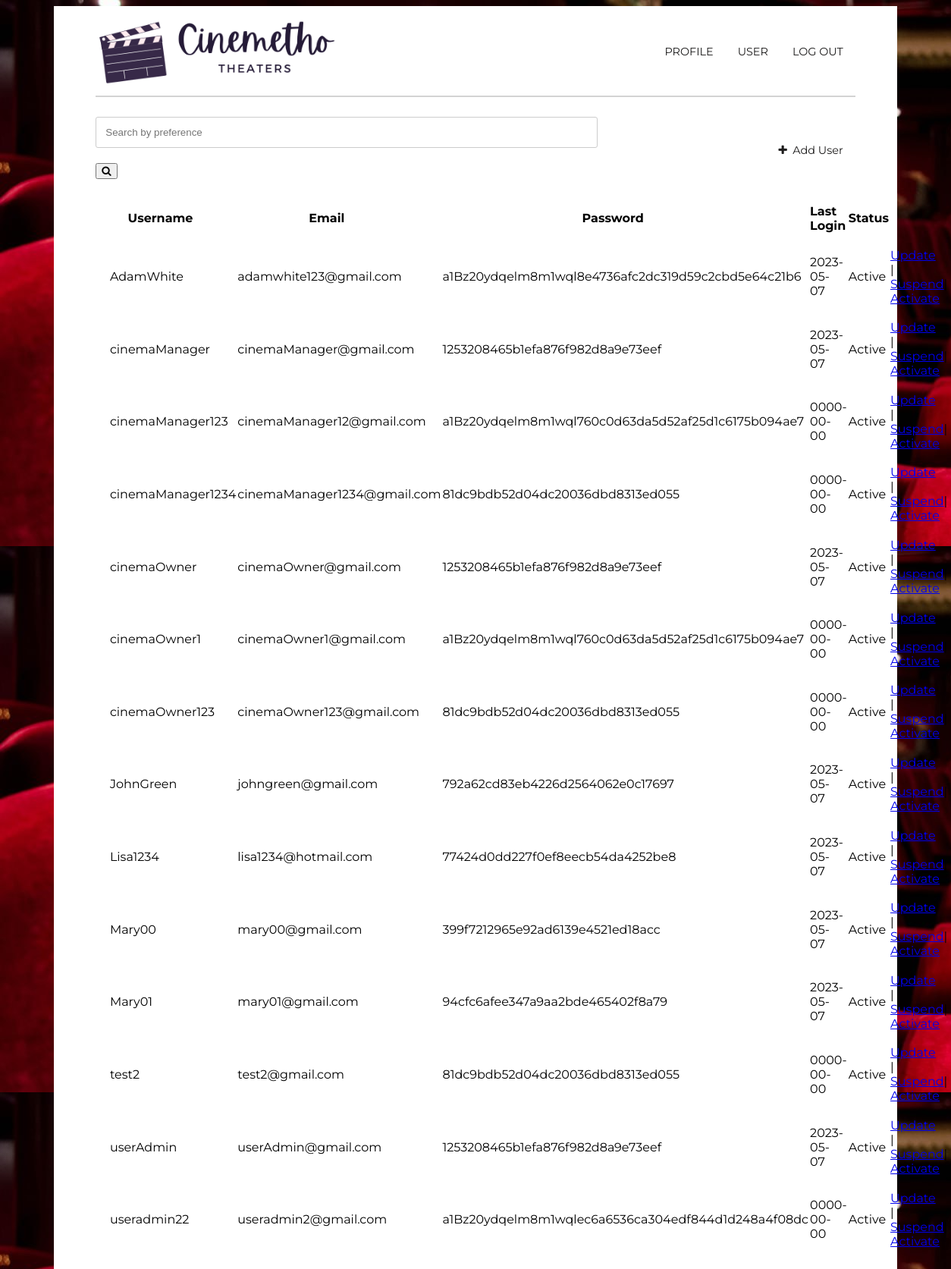
Screenshot of /cinemetho/Boundary/manageUser.php with the database file from the repository.
### tables this page shows
CREATE TABLE `user` (
  `user_id` int(10) NOT NULL,
  `username` varchar(50) NOT NULL,
  `email` varchar(100) NOT NULL,
  `password` varchar(50) NOT NULL,
  `cust_profile` varchar(50) NOT NULL,
  `user_profile` varchar(100) NOT NULL DEFAULT 'Customer',
  `login_date` date NOT NULL,
  `user_status` varchar(50) NOT NULL DEFAULT 'Active'
);

### cinemetho/config.php (called while the page is built, shortened)
<?php
class DB {
  function __construct() {
      $this->conn = mysqli_connect(HOST, USER, PASS, DB);
  }
}
?>

### cinemetho/Entity/UserAccountEntity.php (called while the page is built, shortened)
<?php
include_once("../config.php");
class UserAccount
{
    public function getUserAccount()
    {
        $conn = mysqli_connect(HOST, USER, PASS, DB);
        $query = "SELECT * FROM user ORDER BY username ASC";
        $result = mysqli_query($conn, $query);
        $userAccounts = array();
        if ($result) {
            while ($res = mysqli_fetch_array($result)) {
                $userAccount = array();
                $userAccount['user_id'] = $res['user_id'];
                $userAccount['username'] = $res['username'];
                $userAccount['email'] = $res['email'];
                $userAccount['password'] = $res['password'];
                $userAccount['login_date'] = $res['login_date'];
                $userAccount['user_status'] = $res['user_status'];
                $userAccounts[] = $userAccount;
            }
        }
        return $userAccounts;
    }
}

### cinemetho/Controller/getUserAccountCtl.php (called while the page is built)
<?php
include_once("../Entity/UserAccountEntity.php");
class getUserAccount
{
    public function getUserAccount()
    {
        $gua = new UserAccount();
        $results = $gua->getUserAccount();
        return $results;
    }
}

### cinemetho/Boundary/manageUser.php (the view, shortened to what this page needs)
<?php
include_once("../Controller/getUserAccountCtl.php");
$userAccountCtl = new getUserAccount();
$userAccount = $userAccountCtl->getUserAccount();
?>
<!DOCTYPE html>
<html>
<head>
    <link rel="stylesheet" href="../styles.css">
    <link rel="stylesheet" href="https://cdnjs.cloudflare.com/ajax/libs/font-awesome/4.7.0/css/font-awesome.min.css">
</head>
<body>
    <div class="white-box">
        <section>
            <div class="container1">
                <div class="logo">
                    <img src="../Images/cinemethologo.jpeg">
                </div>
                <div class="topnav">
                    <a href="index.php" onclick="logout()">LOG OUT</a>
                    <a href="manageUser.php">USER</a>
                    <a href="userAdmin.php">PROFILE</a>
                </div>
            </div>
        </section>
        <hr>
        <br>
        <br>
        <div class="container1" style="margin-top: -3%; margin-bottom: 3%; ">
            <div class="search">
                <input type="text" class="searchTerm" id="search" placeholder="Search by preference">
                <button type="submit" class="searchButton">
                    <i class="fa fa-search"></i>
                </button>
            </div>
            <div class="topnav" style="margin-top: 1%;">
                <a onclick="location.href='addUser.php';" style="margin-left: 5%;">
                    <i class="fa fa-plus" aria-hidden="true"></i>&nbsp;&nbsp;Add User
                </a>
            </div>
        </div>
        <table id="userTable">
            <thead>
                <tr>
                    <table class="table table-condensed table-striped" id="profileTable">
                        <tr>
                            <th>Username</th>
                            <th>Email</th>
                            <th>Password</th>
                            <th>Last Login</th>
                            <th>Status</th>
                        </tr>
                        <?php
                        foreach ($userAccount as $userAccount) {
                            echo "<tr>";
                            echo "<td>" . $userAccount['username'] . "</td>";
                            echo "<td>" . $userAccount['email'] . "</td>";
                            echo "<td>" . $userAccount['password'] . "</td>";
                            echo "<td>" . $userAccount['login_date'] . "</td>";
                            echo "<td>" . $userAccount['user_status'] . "</td>";
                            echo "<td><a href=\"updateUserAccount.php?user_id={$userAccount['user_id']}\">Update</a> | <a href=\"suspendUserAccount.php?user_id={$userAccount['user_id']}\" onClick=\"return confirm('Are you sure you want to suspend?')\">Suspend</a>| <a href=\"activateUserAccount.php?user_id={$userAccount['user_id']}\" onClick=\"return confirm('Are you sure you want to activate?')\">Activate</a></td>";
                            echo "</tr>";
                        }
                        ?>
                    </table>
                </tr>
            </thead>
        </table>
        <br>
    </div>
</body>
</html>

### cinemetho/styles.css (style rules this page uses)
.topnav { overflow: hidden; }
.topnav a { float: right; color: #1e1d1d; text-align: center; padding: 14px 16px; text-decoration: none; font-size: 90%; font-family: 'Montserrat', sans-serif; }
.container1 { display: grid; align-items: center; grid-template-columns: 30ch auto; column-gap: 10%; padding-top: 1%; }
.container1 img { max-width: 100%; max-height: 100%; }
.white-box { background-color: white; color: black; padding-left: 5%; padding-right: 5%; padding-bottom: 5%; }
body { padding-top: 0%; padding-bottom:0%; padding-left: 5%; padding-right: 5%; background-image: url("../cinemetho/Images/background.jpeg"); overflow: auto; overflow-x: hidden; font-family: 'Montserrat', sans-serif; }
table { border-collapse: separate; }
td, th { padding-left: 1.5%; padding-right: 1.5%; padding-bottom: 1.5%; }
input[type=text] { width: 200%; margin-bottom: 20px; padding: 12px; border: 1px solid #ccc; border-radius: 3px; }
hr { border: 1px solid lightgrey; }

### rows the page displays
user: username "AdamWhite", email "adamwhite123@gmail.com", password "a1Bz20ydqelm8m1wql8e4736afc2dc319d59c2cbd5e64c21b6", login_date "2023-05-07", user_status "Active"
user: username "cinemaManager", email "cinemaManager@gmail.com", password "1253208465b1efa876f982d8a9e73eef", login_date "2023-05-07", user_status "Active"
user: username "cinemaManager123", email "cinemaManager12@gmail.com", password "a1Bz20ydqelm8m1wql760c0d63da5d52af25d1c6175b094ae7", login_date "0000-00-00", user_status "Active"
user: username "cinemaManager1234", email "cinemaManager1234@gmail.com", password "81dc9bdb52d04dc20036dbd8313ed055", login_date "0000-00-00", user_status "Active"
user: username "cinemaOwner", email "cinemaOwner@gmail.com", password "1253208465b1efa876f982d8a9e73eef", login_date "2023-05-07", user_status "Active"
user: username "cinemaOwner1", email "cinemaOwner1@gmail.com", password "a1Bz20ydqelm8m1wql760c0d63da5d52af25d1c6175b094ae7", login_date "0000-00-00", user_status "Active"
user: username "cinemaOwner123", email "cinemaOwner123@gmail.com", password "81dc9bdb52d04dc20036dbd8313ed055", login_date "0000-00-00", user_status "Active"
user: username "JohnGreen", email "johngreen@gmail.com", password "792a62cd83eb4226d2564062e0c17697", login_date "2023-05-07", user_status "Active"
user: username "Lisa1234", email "lisa1234@hotmail.com", password "77424d0dd227f0ef8eecb54da4252be8", login_date "2023-05-07", user_status "Active"
user: username "Mary00", email "mary00@gmail.com", password "399f7212965e92ad6139e4521ed18acc", login_date "2023-05-07", user_status "Active"
user: username "Mary01", email "mary01@gmail.com", password "94cfc6afee347a9aa2bde465402f8a79", login_date "2023-05-07", user_status "Active"
user: username "test2", email "test2@gmail.com", password "81dc9bdb52d04dc20036dbd8313ed055", login_date "0000-00-00", user_status "Active"
user: username "userAdmin", email "userAdmin@gmail.com", password "1253208465b1efa876f982d8a9e73eef", login_date "2023-05-07", user_status "Active"
user: username "useradmin22", email "useradmin2@gmail.com", password "a1Bz20ydqelm8m1wqlec6a6536ca304edf844d1d248a4f08dc", login_date "0000-00-00", user_status "Active"
